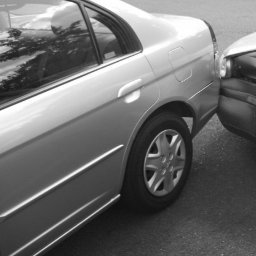
#> input picture Veke4/car.png, 256 x 256 px
$ python oppg3.py
#> lines starting #> are read from the running program, lines starting #| are printed output that depends on the picture
from imageio import imread
import matplotlib.pyplot as plt
import numpy as np

filename = 'car.png'
f = imread(filename,as_gray = True).astype(int)
#> f: shape (256, 256) int64; min 16, max 255, mean 108.7
plt.imshow(f,cmap='gray')
plt.show()
plt.title('f')
G = 255

h = [0] * 256
p = [0] * 256
c = [0] * 256
T = [0] * 256

for i in f:
 for j in i:
    h[j] += 1
#> after the loop, h = 256 values, max 853 at index 55, min 0 at index 0, mean 256

for i in range(G):
    p[i] = h[i]/256
#> after the loop, p = 256 values, max 3.33 at index 55, min 0 at index 0, mean 0.996

c[0] = p[0]

for i in range(G):
    c[i] = c[i-1] + p[i]
#> after the loop, c = 256 values, max 255 at index 254, min 0 at index 0, mean 146.3

for i in range(G):
    T[i] = round((G-1)*c[i])
#> after the loop, T = 256 values, max 64765 at index 254, min 0 at index 0, mean 37171.9

for i in f:
    for j in i:
        j = T[j]

plt.imshow(f,cmap='gray')
plt.hist(f)
plt.show()
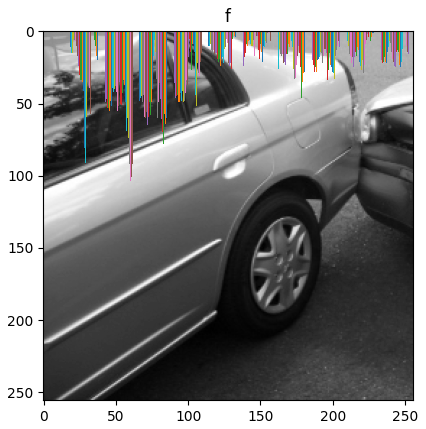
#> figure drawn by matplotlib, 1 panel
